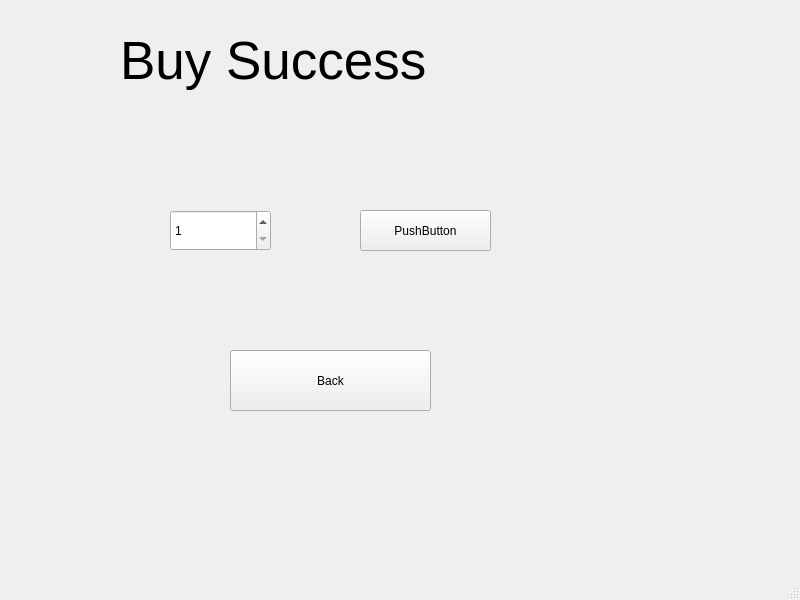
<?xml version="1.0" encoding="UTF-8"?>
<ui version="4.0">
 <class>MainWindow</class>
 <widget class="QMainWindow" name="MainWindow">
  <property name="geometry">
   <rect>
    <x>0</x>
    <y>0</y>
    <width>800</width>
    <height>600</height>
   </rect>
  </property>
  <property name="windowTitle">
   <string>MainWindow</string>
  </property>
  <widget class="QWidget" name="centralwidget">
   <widget class="QLabel" name="label">
    <property name="geometry">
     <rect>
      <x>120</x>
      <y>20</y>
      <width>561</width>
      <height>81</height>
     </rect>
    </property>
    <property name="font">
     <font>
      <pointsize>40</pointsize>
     </font>
    </property>
    <property name="text">
     <string>Buy Success</string>
    </property>
   </widget>
   <widget class="QSpinBox" name="rate_box">
    <property name="geometry">
     <rect>
      <x>170</x>
      <y>210</y>
      <width>101</width>
      <height>41</height>
     </rect>
    </property>
    <property name="minimum">
     <number>1</number>
    </property>
    <property name="maximum">
     <number>5</number>
    </property>
   </widget>
   <widget class="QPushButton" name="rateButton">
    <property name="geometry">
     <rect>
      <x>360</x>
      <y>210</y>
      <width>131</width>
      <height>41</height>
     </rect>
    </property>
    <property name="text">
     <string>PushButton</string>
    </property>
   </widget>
   <widget class="QPushButton" name="back_Button">
    <property name="geometry">
     <rect>
      <x>230</x>
      <y>350</y>
      <width>201</width>
      <height>61</height>
     </rect>
    </property>
    <property name="text">
     <string>Back</string>
    </property>
   </widget>
  </widget>
  <widget class="QMenuBar" name="menubar">
   <property name="geometry">
    <rect>
     <x>0</x>
     <y>0</y>
     <width>800</width>
     <height>21</height>
    </rect>
   </property>
  </widget>
  <widget class="QStatusBar" name="statusbar"/>
 </widget>
 <resources/>
 <connections/>
</ui>
